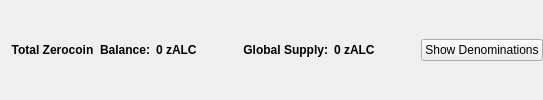
                       <widget class="QFrame" name="balanceSupplyFrame">
                        <layout class="QHBoxLayout" name="horizontalLayout_2" stretch="0,0,0,1,0">
                         <property name="rightMargin">
                          <number>0</number>
                         </property>
                         <item>
                          <layout class="QHBoxLayout" name="horizontalLayout_34">
                           <item>
                            <widget class="QLabel" name="labelzAvailableText_3">
                             <property name="font">
                              <font>
                               <weight>75</weight>
                               <bold>true</bold>
                              </font>
                             </property>
                             <property name="toolTip">
                              <string>Total Balance including unconfirmed and immature zALC</string>
                             </property>
                             <property name="text">
                              <string>Total Zerocoin  Balance:</string>
                             </property>
                             <property name="alignment">
                              <set>Qt::AlignRight|Qt::AlignTrailing|Qt::AlignVCenter</set>
                             </property>
                            </widget>
                           </item>
                           <item>
                            <widget class="QLabel" name="labelzAvailableAmount_4">
                             <property name="minimumSize">
                              <size>
                               <width>40</width>
                               <height>0</height>
                              </size>
                             </property>
                             <property name="font">
                              <font>
                               <weight>75</weight>
                               <bold>true</bold>
                              </font>
                             </property>
                             <property name="toolTip">
                              <string>Total Balance including unconfirmed and immature zALC</string>
                             </property>
                             <property name="text">
                              <string>0 zALC</string>
                             </property>
                             <property name="alignment">
                              <set>Qt::AlignLeading|Qt::AlignLeft|Qt::AlignVCenter</set>
                             </property>
                            </widget>
                           </item>
                          </layout>
                         </item>
                         <item>
                          <spacer name="horizontalSpacer_32">
                           <property name="orientation">
                            <enum>Qt::Horizontal</enum>
                           </property>
                           <property name="sizeHint" stdset="0">
                            <size>
                             <width>40</width>
                             <height>20</height>
                            </size>
                           </property>
                          </spacer>
                         </item>
                         <item>
                          <layout class="QHBoxLayout" name="horizontalLayout_35">
                           <item>
                            <widget class="QLabel" name="labelZsupplyText_2">
                             <property name="font">
                              <font>
                               <weight>75</weight>
                               <bold>true</bold>
                              </font>
                             </property>
                             <property name="text">
                              <string>Global Supply:</string>
                             </property>
                             <property name="alignment">
                              <set>Qt::AlignRight|Qt::AlignTrailing|Qt::AlignVCenter</set>
                             </property>
                            </widget>
                           </item>
                           <item>
                            <widget class="QLabel" name="labelZsupplyAmount_2">
                             <property name="font">
                              <font>
                               <weight>75</weight>
                               <bold>true</bold>
                              </font>
                             </property>
                             <property name="text">
                              <string>0 zALC</string>
                             </property>
                            </widget>
                           </item>
                          </layout>
                         </item>
                         <item>
                          <spacer name="horizontalSpacer_31">
                           <property name="orientation">
                            <enum>Qt::Horizontal</enum>
                           </property>
                           <property name="sizeHint" stdset="0">
                            <size>
                             <width>40</width>
                             <height>20</height>
                            </size>
                           </property>
                          </spacer>
                         </item>
                         <item>
                          <widget class="QPushButton" name="pushButtonShowDenoms">
                           <property name="toolTip">
                            <string>Show zALC denominations list</string>
                           </property>
                           <property name="text">
                            <string>Show Denominations</string>
                           </property>
                          </widget>
                         </item>
                        </layout>
                       </widget>
